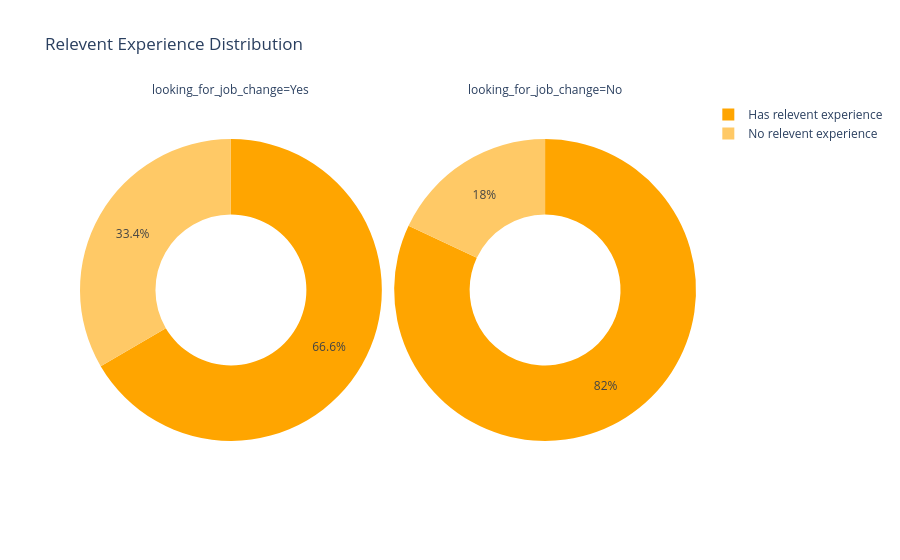

The cell this chart's notebook holds for it:
### Code cell
px.pie(data, 'relevent_experience',color_discrete_sequence=['Orange'] , facet_col= 'looking_for_job_change' ,hole=.5,  title='Relevent Experience Distribution' )

### Figure 1 — Plotly figure (JSON) as saved in the notebook; plotly's stock layout.template omitted (floating-point values rounded to 4 significant figures; data arrays with more than 128 entries replaced by an {"elided": "..."} marker saying what was removed)
{"data": [{"domain": {"x": [0, 0.49], "y": [0, 1]}, "hole": 0.5, "hovertemplate": "looking_for_job_change=Yes<br>relevent_experience=%{label}<extra></extra>", "labels": {"elided": "4074 str values"}, "legendgroup": "", "name": "", "showlegend": true, "type": "pie"}, {"domain": {"x": [0.51, 1], "y": [0, 1]}, "hole": 0.5, "hovertemplate": "looking_for_job_change=No<br>relevent_experience=%{label}<extra></extra>", "labels": {"elided": "11877 str values"}, "legendgroup": "", "name": "", "showlegend": true, "type": "pie"}], "layout": {"annotations": [{"font": {}, "showarrow": false, "text": "looking_for_job_change=Yes", "x": 0.245, "xanchor": "center", "xref": "paper", "y": 1, "yanchor": "bottom", "yref": "paper"}, {"font": {}, "showarrow": false, "text": "looking_for_job_change=No", "x": 0.755, "xanchor": "center", "xref": "paper", "y": 1, "yanchor": "bottom", "yref": "paper"}], "legend": {"tracegroupgap": 0}, "piecolorway": ["Orange"], "title": {"text": "Relevent Experience Distribution"}}}
